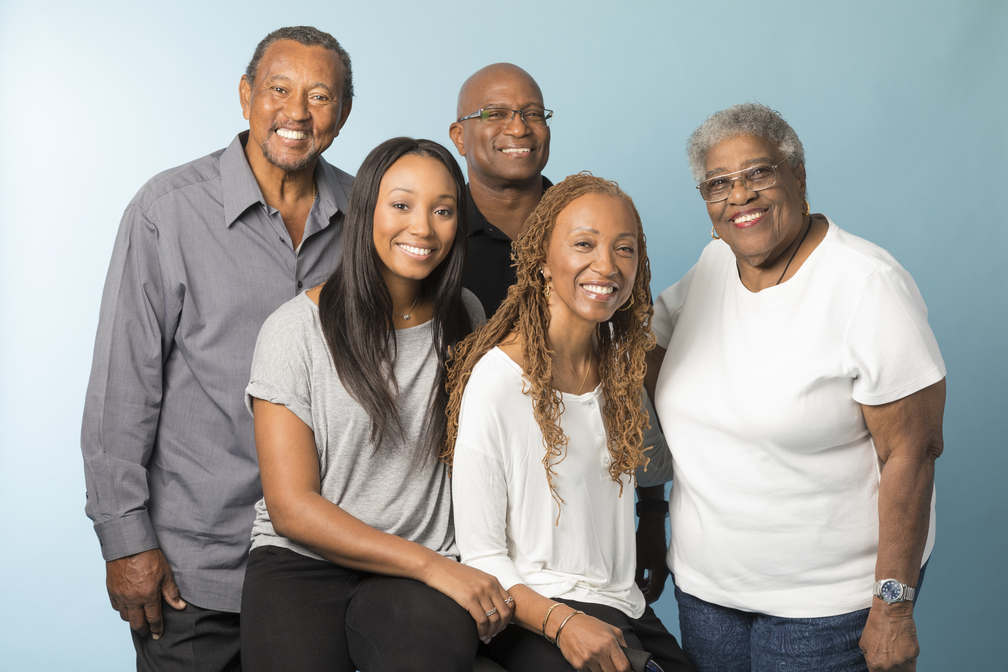
#> input picture images/howresearch_3.jpg, 1008 x 672 px
$ python face_detect.py images/howresearch_3.jpg images/howresearch_3.jpg
#> lines starting #> are read from the running program, lines starting #| are printed output that depends on the picture; after the words box and inside, x2 and y2 are one past the last pixel; in counts of white or black regions, pixels touching at a corner belong together
import cv2
import sys

# Get user supplied values
imagePath = sys.argv[1]
# cascPath = sys.argv[2]
#imagePath = "images/howresearch_3.jpg"
cascPath = "haarcascade_frontalface_default.xml"

# Create the haar cascade
faceCascade = cv2.CascadeClassifier(cascPath)

# Read the image
image = cv2.imread(imagePath)
#> image is the input picture: shape (672, 1008, 3); mean B, G, R 157.5, 160, 160
gray = cv2.cvtColor(image, cv2.COLOR_BGR2GRAY)
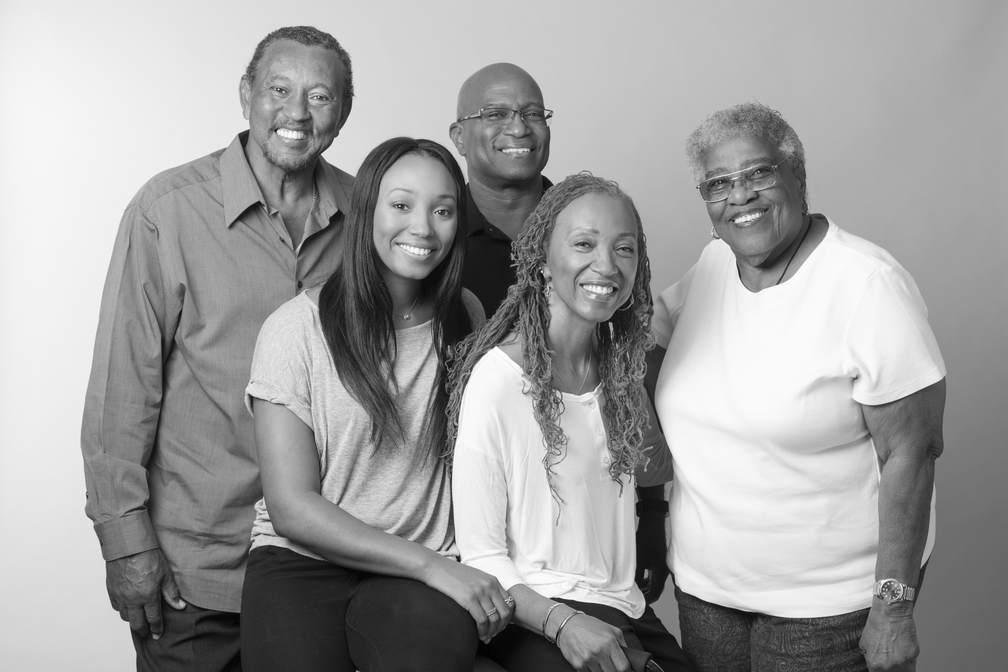
#> gray: shape (672, 1008); min 2, max 255, mean 159.7

# Detect faces in the image
faces = faceCascade.detectMultiScale(
    gray,
    scaleFactor=1.05,
    minNeighbors=5,
    minSize=(30, 30),
    flags=cv2.CASCADE_SCALE_IMAGE
)
#> faces = [[858, 610, 55, 55], [478, 83, 79, 79], [99, 533, 66, 66], [249, 55, 95, 95], [685, 138, 108, 108], [365, 166, 103, 103], [544, 203, 109, 109]]

print("Found {0} faces!".format(len(faces)))
#| Found 7 faces!

# Draw a rectangle around the faces
for (x, y, w, h) in faces:
    cv2.rectangle(image, (x, y), (x+w, y+h), (0, 255, 0), 2)
#> this loop made 7 passes
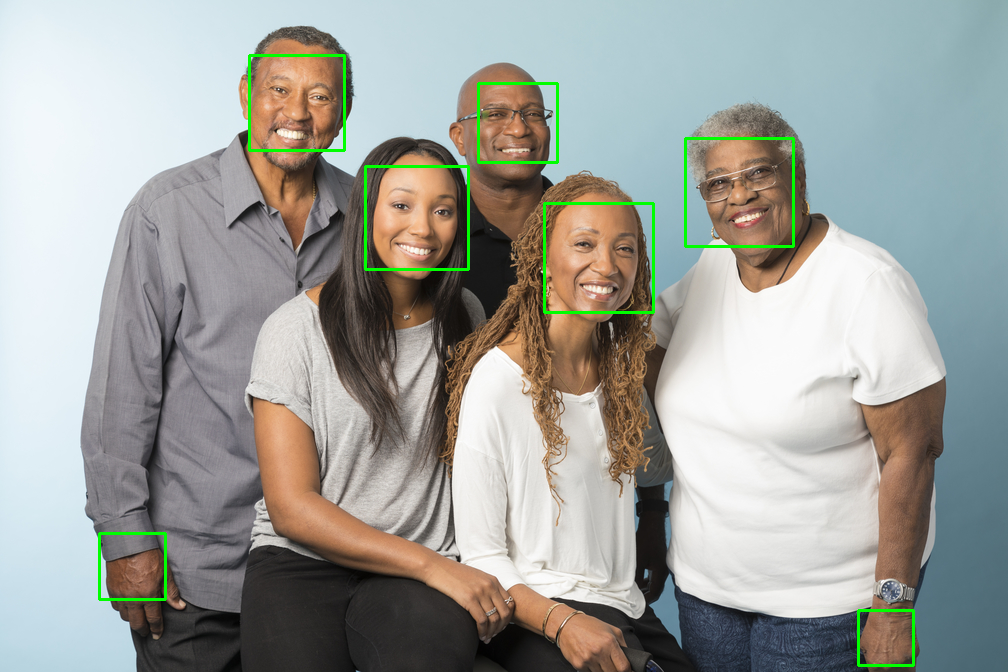
#> image: shape (672, 1008, 3); 1.09% of pixels changed, all inside (x1, y1, x2, y2) = (98, 54, 915, 667)

height, width, channels = image.shape
#> height = 672; width = 1008; channels = 3
cv2.imshow("{0} Faces found".format(len(faces)), image)
cv2.waitKey(0)

$ run again, with images/howresearch_1.jpg copied over images/howresearch_3.jpg
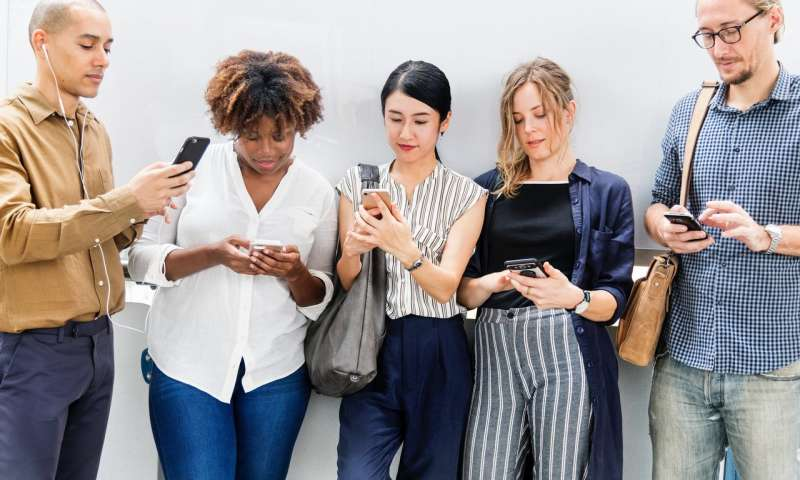
#> input picture images/howresearch_1.jpg, 800 x 480 px
#> image is the input picture: shape (480, 800, 3); mean B, G, R 148.4, 147.6, 153.6
#> `gray = cv2.cvtColor(image, cv2.COLOR_BGR2GRAY)`:
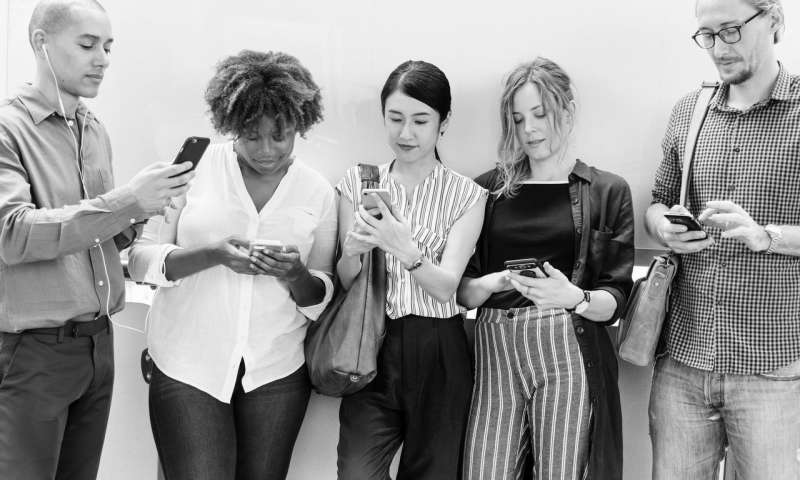
#> gray: shape (480, 800); min 0, max 255, mean 149.5
#> faces = [[372, 92, 73, 73], [497, 93, 65, 65], [59, 15, 78, 78], [232, 113, 66, 66], [684, 1, 78, 78]]
#| Found 5 faces!
#> the loop `for (x, y, w, h) in faces:` made 5 passes
#> after the loop `for (x, y, w, h) in faces:`:
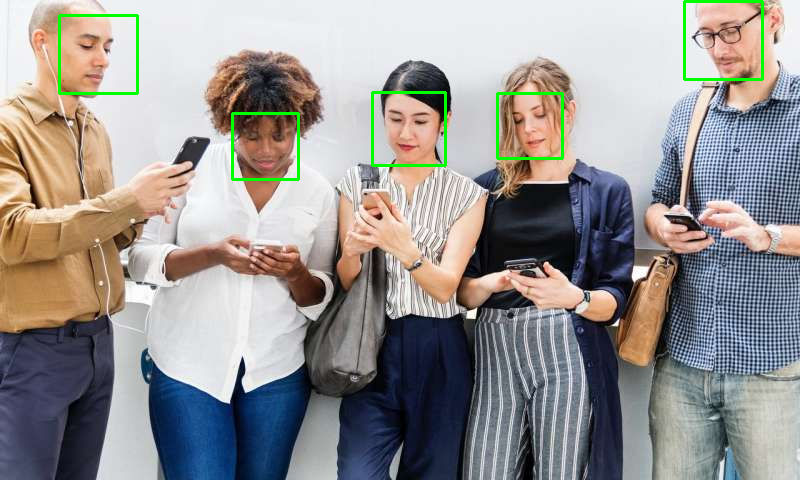
#> image: shape (480, 800, 3); 1.12% of pixels changed, all inside (x1, y1, x2, y2) = (58, 0, 764, 181)

$ run again, with images/howresearch_10.jpg copied over images/howresearch_3.jpg
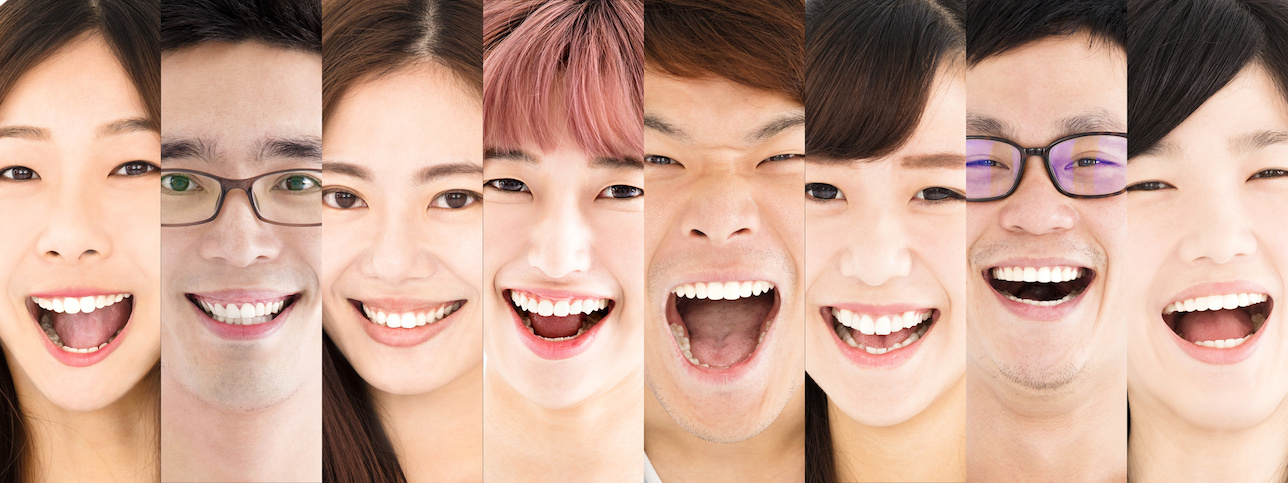
#> input picture images/howresearch_10.jpg, 1288 x 483 px
#> image is the input picture: shape (483, 1288, 3); mean B, G, R 143.5, 160.8, 198
#> `gray = cv2.cvtColor(image, cv2.COLOR_BGR2GRAY)`:
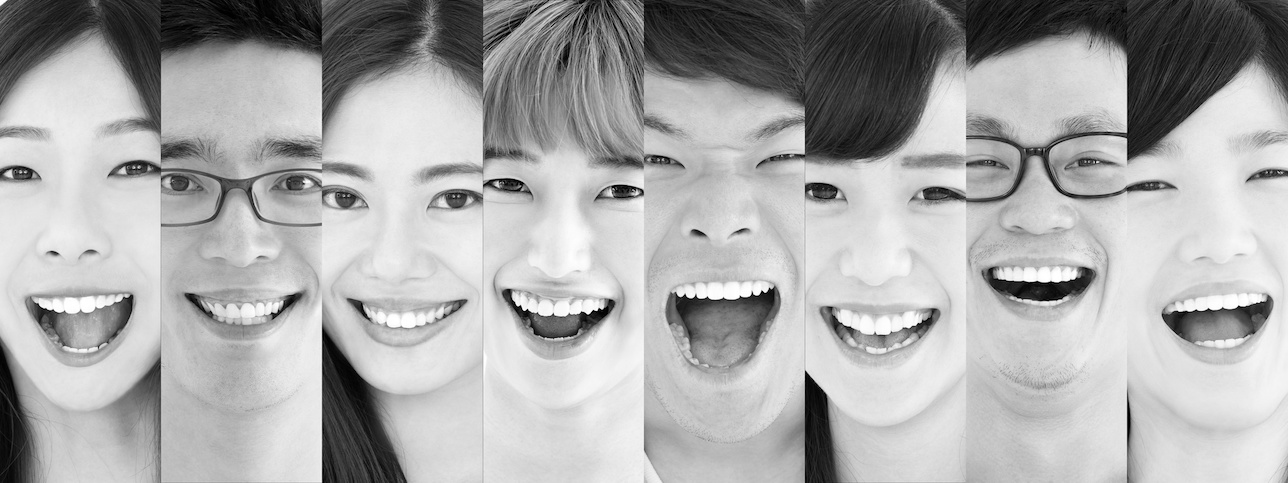
#> gray: shape (483, 1288); min 0, max 255, mean 170
#> faces = [[610, 77, 228, 228], [253, 86, 293, 293], [76, 50, 340, 340]]
#| Found 3 faces!
#> the loop `for (x, y, w, h) in faces:` made 3 passes
#> after the loop `for (x, y, w, h) in faces:`:
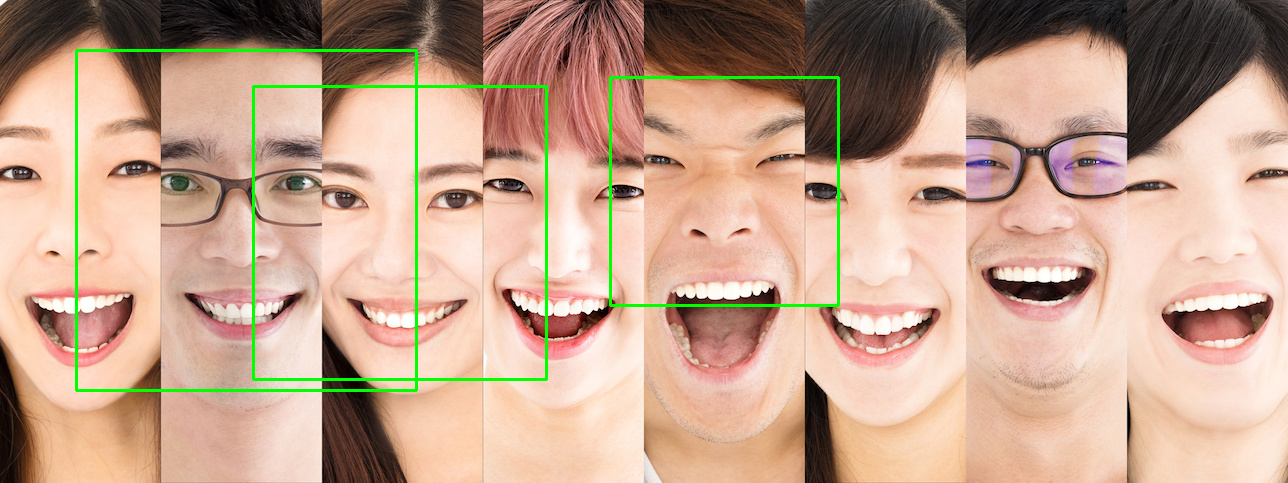
#> image: shape (483, 1288, 3); 1.66% of pixels changed, all inside (x1, y1, x2, y2) = (75, 49, 840, 392)

$ run again, with images/howresearch_2.jpg copied over images/howresearch_3.jpg
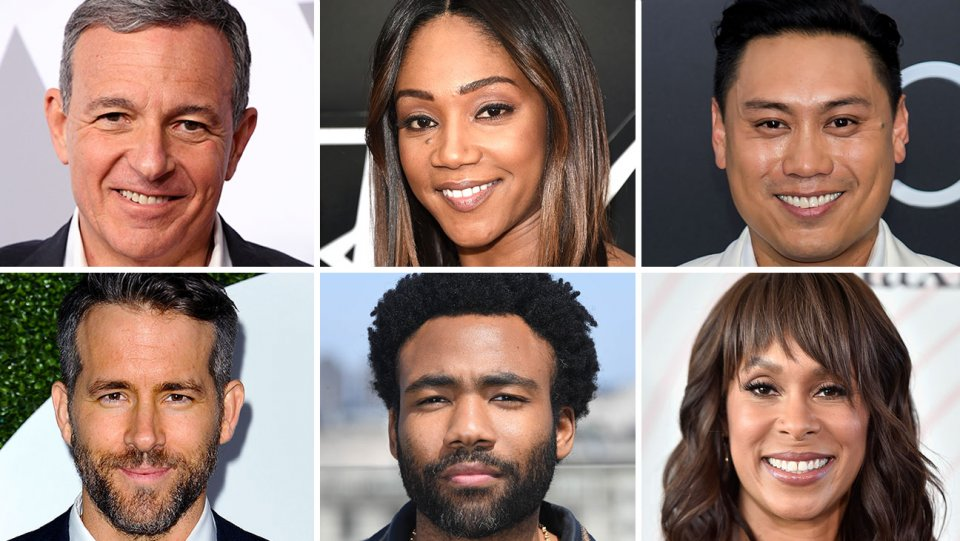
#> input picture images/howresearch_2.jpg, 960 x 541 px
#> image is the input picture: shape (541, 960, 3); mean B, G, R 115.1, 123, 144.6
#> `gray = cv2.cvtColor(image, cv2.COLOR_BGR2GRAY)`:
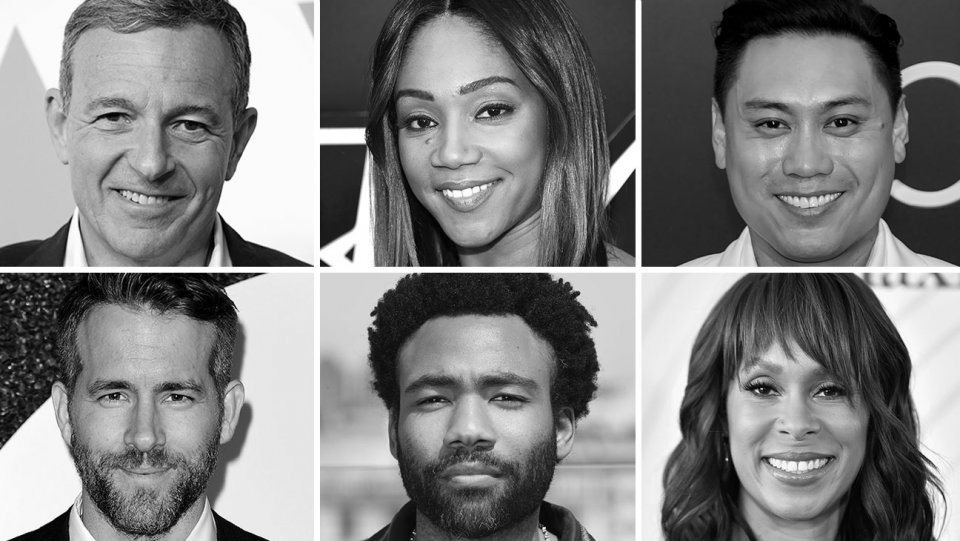
#> gray: shape (541, 960); min 0, max 255, mean 128.5
#> faces = [[53, 320, 183, 183], [367, 43, 182, 182], [703, 320, 182, 182], [706, 46, 194, 194], [376, 320, 189, 189], [49, 40, 203, 203]]
#| Found 6 faces!
#> the loop `for (x, y, w, h) in faces:` made 6 passes
#> after the loop `for (x, y, w, h) in faces:`:
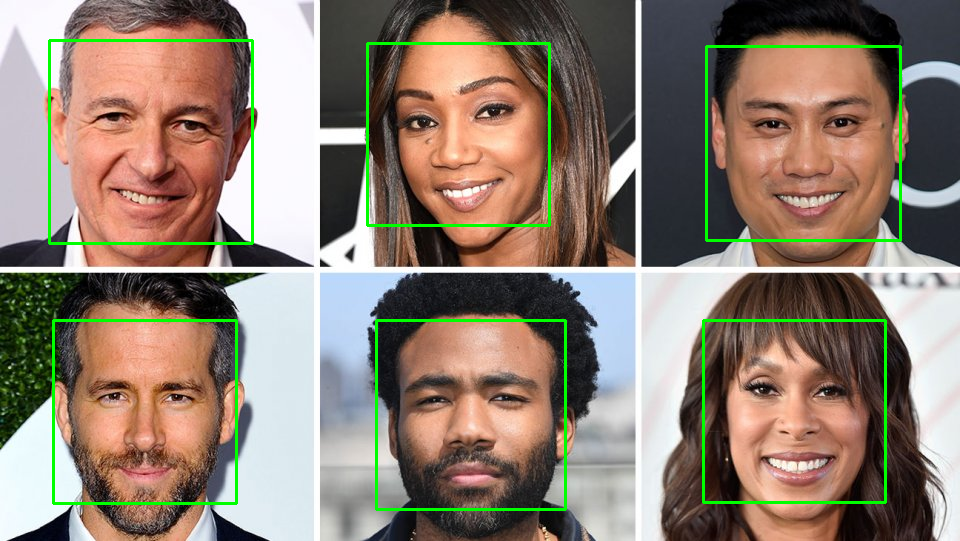
#> image: shape (541, 960, 3); 2.61% of pixels changed, all inside (x1, y1, x2, y2) = (48, 39, 902, 511)
